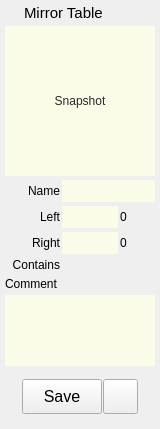
<?xml version="1.0" encoding="UTF-8"?>
<ui version="4.0">
 <class>Form</class>
 <widget class="QWidget" name="Form">
  <property name="geometry">
   <rect>
    <x>0</x>
    <y>0</y>
    <width>160</width>
    <height>429</height>
   </rect>
  </property>
  <property name="sizePolicy">
   <sizepolicy hsizetype="Preferred" vsizetype="Preferred">
    <horstretch>0</horstretch>
    <verstretch>0</verstretch>
   </sizepolicy>
  </property>
  <property name="minimumSize">
   <size>
    <width>160</width>
    <height>0</height>
   </size>
  </property>
  <property name="maximumSize">
   <size>
    <width>300</width>
    <height>16777215</height>
   </size>
  </property>
  <property name="windowTitle">
   <string>Form</string>
  </property>
  <property name="styleSheet">
   <string notr="true"/>
  </property>
  <layout class="QVBoxLayout" name="verticalLayout">
   <property name="spacing">
    <number>4</number>
   </property>
   <property name="leftMargin">
    <number>5</number>
   </property>
   <property name="topMargin">
    <number>2</number>
   </property>
   <property name="rightMargin">
    <number>5</number>
   </property>
   <property name="bottomMargin">
    <number>2</number>
   </property>
   <item>
    <layout class="QHBoxLayout" name="horizontalLayout_18">
     <property name="leftMargin">
      <number>2</number>
     </property>
     <property name="topMargin">
      <number>2</number>
     </property>
     <property name="rightMargin">
      <number>2</number>
     </property>
     <property name="bottomMargin">
      <number>0</number>
     </property>
     <item>
      <widget class="QLabel" name="label_6">
       <property name="maximumSize">
        <size>
         <width>13</width>
         <height>13</height>
        </size>
       </property>
       <property name="text">
        <string/>
       </property>
       <property name="pixmap">
        <pixmap>../icons/mirrortable2.png</pixmap>
       </property>
       <property name="scaledContents">
        <bool>true</bool>
       </property>
      </widget>
     </item>
     <item>
      <widget class="QLabel" name="label_4">
       <property name="font">
        <font>
         <family>Arial</family>
         <pointsize>11</pointsize>
         <weight>50</weight>
         <bold>false</bold>
        </font>
       </property>
       <property name="text">
        <string>Mirror Table</string>
       </property>
      </widget>
     </item>
    </layout>
   </item>
   <item>
    <layout class="QHBoxLayout" name="modelPanelLayout">
     <property name="spacing">
      <number>0</number>
     </property>
     <property name="bottomMargin">
      <number>0</number>
     </property>
     <item>
      <widget class="QLabel" name="label_3">
       <property name="minimumSize">
        <size>
         <width>0</width>
         <height>0</height>
        </size>
       </property>
       <property name="maximumSize">
        <size>
         <width>0</width>
         <height>16777215</height>
        </size>
       </property>
       <property name="text">
        <string/>
       </property>
      </widget>
     </item>
     <item>
      <widget class="QFrame" name="frame_9">
       <property name="sizePolicy">
        <sizepolicy hsizetype="Fixed" vsizetype="Fixed">
         <horstretch>0</horstretch>
         <verstretch>0</verstretch>
        </sizepolicy>
       </property>
       <property name="maximumSize">
        <size>
         <width>16777215</width>
         <height>16777215</height>
        </size>
       </property>
       <property name="frameShape">
        <enum>QFrame::NoFrame</enum>
       </property>
       <property name="frameShadow">
        <enum>QFrame::Raised</enum>
       </property>
       <layout class="QHBoxLayout" name="horizontalLayout_13">
        <property name="spacing">
         <number>0</number>
        </property>
        <property name="margin">
         <number>0</number>
        </property>
       </layout>
      </widget>
     </item>
     <item>
      <widget class="QFrame" name="frame_10">
       <property name="sizePolicy">
        <sizepolicy hsizetype="Expanding" vsizetype="Fixed">
         <horstretch>0</horstretch>
         <verstretch>0</verstretch>
        </sizepolicy>
       </property>
       <property name="maximumSize">
        <size>
         <width>16777215</width>
         <height>16777215</height>
        </size>
       </property>
       <property name="frameShape">
        <enum>QFrame::NoFrame</enum>
       </property>
       <property name="frameShadow">
        <enum>QFrame::Raised</enum>
       </property>
       <layout class="QHBoxLayout" name="horizontalLayout_14">
        <property name="spacing">
         <number>0</number>
        </property>
        <property name="margin">
         <number>0</number>
        </property>
        <item>
         <widget class="QToolButton" name="snapshotButton">
          <property name="minimumSize">
           <size>
            <width>150</width>
            <height>150</height>
           </size>
          </property>
          <property name="maximumSize">
           <size>
            <width>150</width>
            <height>150</height>
           </size>
          </property>
          <property name="toolTip">
           <string>Click to take a snapshot of the selected model view.</string>
          </property>
          <property name="styleSheet">
           <string notr="true">color: rgb(40, 40, 40);
border: 0px solid rgb(0, 0, 0, 150);
background-color: rgb(254, 255, 230, 200);</string>
          </property>
          <property name="text">
           <string>Snapshot</string>
          </property>
          <property name="icon">
           <iconset>
            <normaloff>../icons/thumbnail.png</normaloff>../icons/thumbnail.png</iconset>
          </property>
          <property name="iconSize">
           <size>
            <width>200</width>
            <height>200</height>
           </size>
          </property>
          <property name="popupMode">
           <enum>QToolButton::InstantPopup</enum>
          </property>
          <property name="toolButtonStyle">
           <enum>Qt::ToolButtonIconOnly</enum>
          </property>
          <property name="autoRaise">
           <bool>false</bool>
          </property>
         </widget>
        </item>
       </layout>
      </widget>
     </item>
    </layout>
   </item>
   <item>
    <layout class="QHBoxLayout" name="horizontalLayout">
     <property name="spacing">
      <number>2</number>
     </property>
     <item>
      <widget class="QLabel" name="label">
       <property name="minimumSize">
        <size>
         <width>55</width>
         <height>0</height>
        </size>
       </property>
       <property name="text">
        <string>Name</string>
       </property>
       <property name="alignment">
        <set>Qt::AlignRight|Qt::AlignTrailing|Qt::AlignVCenter</set>
       </property>
      </widget>
     </item>
     <item>
      <widget class="QLineEdit" name="name">
       <property name="sizePolicy">
        <sizepolicy hsizetype="Expanding" vsizetype="Fixed">
         <horstretch>0</horstretch>
         <verstretch>0</verstretch>
        </sizepolicy>
       </property>
       <property name="minimumSize">
        <size>
         <width>80</width>
         <height>22</height>
        </size>
       </property>
       <property name="maximumSize">
        <size>
         <width>16777215</width>
         <height>22</height>
        </size>
       </property>
       <property name="styleSheet">
        <string notr="true">color: rgb(40, 40, 40);
border: 0px solid rgb(0, 0, 0, 150);
background-color: rgb(254, 255, 230, 200);</string>
       </property>
      </widget>
     </item>
    </layout>
   </item>
   <item>
    <layout class="QHBoxLayout" name="horizontalLayout_3">
     <property name="spacing">
      <number>2</number>
     </property>
     <item>
      <widget class="QLabel" name="label_5">
       <property name="minimumSize">
        <size>
         <width>55</width>
         <height>0</height>
        </size>
       </property>
       <property name="text">
        <string>Left</string>
       </property>
       <property name="alignment">
        <set>Qt::AlignRight|Qt::AlignTrailing|Qt::AlignVCenter</set>
       </property>
       <property name="indent">
        <number>-1</number>
       </property>
      </widget>
     </item>
     <item>
      <widget class="QLineEdit" name="left">
       <property name="sizePolicy">
        <sizepolicy hsizetype="Expanding" vsizetype="Fixed">
         <horstretch>0</horstretch>
         <verstretch>0</verstretch>
        </sizepolicy>
       </property>
       <property name="minimumSize">
        <size>
         <width>35</width>
         <height>22</height>
        </size>
       </property>
       <property name="maximumSize">
        <size>
         <width>16777215</width>
         <height>22</height>
        </size>
       </property>
       <property name="styleSheet">
        <string notr="true">color: rgb(40, 40, 40);
border: 0px solid rgb(0, 0, 0, 150);
background-color: rgb(254, 255, 230, 200);</string>
       </property>
      </widget>
     </item>
     <item>
      <widget class="QLabel" name="leftCount">
       <property name="sizePolicy">
        <sizepolicy hsizetype="Expanding" vsizetype="Preferred">
         <horstretch>0</horstretch>
         <verstretch>0</verstretch>
        </sizepolicy>
       </property>
       <property name="minimumSize">
        <size>
         <width>35</width>
         <height>0</height>
        </size>
       </property>
       <property name="maximumSize">
        <size>
         <width>80</width>
         <height>16777215</height>
        </size>
       </property>
       <property name="text">
        <string>0</string>
       </property>
      </widget>
     </item>
    </layout>
   </item>
   <item>
    <layout class="QHBoxLayout" name="horizontalLayout_4">
     <property name="spacing">
      <number>2</number>
     </property>
     <item>
      <widget class="QLabel" name="label_7">
       <property name="minimumSize">
        <size>
         <width>55</width>
         <height>0</height>
        </size>
       </property>
       <property name="text">
        <string>Right</string>
       </property>
       <property name="alignment">
        <set>Qt::AlignRight|Qt::AlignTrailing|Qt::AlignVCenter</set>
       </property>
      </widget>
     </item>
     <item>
      <widget class="QLineEdit" name="right">
       <property name="sizePolicy">
        <sizepolicy hsizetype="Expanding" vsizetype="Fixed">
         <horstretch>0</horstretch>
         <verstretch>0</verstretch>
        </sizepolicy>
       </property>
       <property name="minimumSize">
        <size>
         <width>35</width>
         <height>22</height>
        </size>
       </property>
       <property name="maximumSize">
        <size>
         <width>16777215</width>
         <height>22</height>
        </size>
       </property>
       <property name="styleSheet">
        <string notr="true">color: rgb(40, 40, 40);
border: 0px solid rgb(0, 0, 0, 150);
background-color: rgb(254, 255, 230, 200);</string>
       </property>
      </widget>
     </item>
     <item>
      <widget class="QLabel" name="rightCount">
       <property name="sizePolicy">
        <sizepolicy hsizetype="Expanding" vsizetype="Preferred">
         <horstretch>0</horstretch>
         <verstretch>0</verstretch>
        </sizepolicy>
       </property>
       <property name="minimumSize">
        <size>
         <width>35</width>
         <height>0</height>
        </size>
       </property>
       <property name="maximumSize">
        <size>
         <width>80</width>
         <height>16777215</height>
        </size>
       </property>
       <property name="text">
        <string>0</string>
       </property>
      </widget>
     </item>
    </layout>
   </item>
   <item>
    <layout class="QHBoxLayout" name="horizontalLayout_15">
     <property name="spacing">
      <number>6</number>
     </property>
     <property name="topMargin">
      <number>0</number>
     </property>
     <property name="bottomMargin">
      <number>0</number>
     </property>
     <item>
      <widget class="QLabel" name="label_15">
       <property name="enabled">
        <bool>true</bool>
       </property>
       <property name="sizePolicy">
        <sizepolicy hsizetype="Fixed" vsizetype="Fixed">
         <horstretch>0</horstretch>
         <verstretch>0</verstretch>
        </sizepolicy>
       </property>
       <property name="minimumSize">
        <size>
         <width>55</width>
         <height>0</height>
        </size>
       </property>
       <property name="maximumSize">
        <size>
         <width>55</width>
         <height>500</height>
        </size>
       </property>
       <property name="text">
        <string>Contains</string>
       </property>
       <property name="alignment">
        <set>Qt::AlignRight|Qt::AlignTop|Qt::AlignTrailing</set>
       </property>
      </widget>
     </item>
     <item>
      <widget class="QLabel" name="contains">
       <property name="enabled">
        <bool>false</bool>
       </property>
       <property name="sizePolicy">
        <sizepolicy hsizetype="Preferred" vsizetype="Fixed">
         <horstretch>0</horstretch>
         <verstretch>0</verstretch>
        </sizepolicy>
       </property>
       <property name="minimumSize">
        <size>
         <width>0</width>
         <height>15</height>
        </size>
       </property>
       <property name="maximumSize">
        <size>
         <width>16777215</width>
         <height>15</height>
        </size>
       </property>
       <property name="styleSheet">
        <string notr="true"/>
       </property>
       <property name="text">
        <string/>
       </property>
       <property name="alignment">
        <set>Qt::AlignLeading|Qt::AlignLeft|Qt::AlignTop</set>
       </property>
       <property name="wordWrap">
        <bool>true</bool>
       </property>
      </widget>
     </item>
    </layout>
   </item>
   <item>
    <widget class="QLabel" name="label_2">
     <property name="text">
      <string>Comment</string>
     </property>
    </widget>
   </item>
   <item>
    <widget class="QPlainTextEdit" name="comment">
     <property name="sizePolicy">
      <sizepolicy hsizetype="Expanding" vsizetype="MinimumExpanding">
       <horstretch>0</horstretch>
       <verstretch>0</verstretch>
      </sizepolicy>
     </property>
     <property name="minimumSize">
      <size>
       <width>0</width>
       <height>50</height>
      </size>
     </property>
     <property name="maximumSize">
      <size>
       <width>5000</width>
       <height>100</height>
      </size>
     </property>
     <property name="styleSheet">
      <string notr="true">color: rgb(40, 40, 40);
border: 0px solid rgb(0, 0, 0, 150);
background-color: rgb(254, 255, 230, 200);
</string>
     </property>
     <property name="plainText">
      <string/>
     </property>
    </widget>
   </item>
   <item>
    <widget class="QFrame" name="previewButtons">
     <property name="frameShape">
      <enum>QFrame::NoFrame</enum>
     </property>
     <property name="frameShadow">
      <enum>QFrame::Plain</enum>
     </property>
     <layout class="QHBoxLayout" name="horizontalLayout_6">
      <property name="spacing">
       <number>1</number>
      </property>
      <item>
       <spacer name="horizontalSpacer_3">
        <property name="orientation">
         <enum>Qt::Horizontal</enum>
        </property>
        <property name="sizeHint" stdset="0">
         <size>
          <width>40</width>
          <height>20</height>
         </size>
        </property>
       </spacer>
      </item>
      <item>
       <widget class="QPushButton" name="acceptButton">
        <property name="sizePolicy">
         <sizepolicy hsizetype="Preferred" vsizetype="Fixed">
          <horstretch>0</horstretch>
          <verstretch>0</verstretch>
         </sizepolicy>
        </property>
        <property name="minimumSize">
         <size>
          <width>80</width>
          <height>35</height>
         </size>
        </property>
        <property name="maximumSize">
         <size>
          <width>140</width>
          <height>35</height>
         </size>
        </property>
        <property name="font">
         <font>
          <family>Arial</family>
          <pointsize>12</pointsize>
          <weight>50</weight>
          <bold>false</bold>
         </font>
        </property>
        <property name="toolTip">
         <string/>
        </property>
        <property name="styleSheet">
         <string notr="true"/>
        </property>
        <property name="text">
         <string>Save</string>
        </property>
       </widget>
      </item>
      <item>
       <widget class="QPushButton" name="selectionSetButton">
        <property name="minimumSize">
         <size>
          <width>0</width>
          <height>35</height>
         </size>
        </property>
        <property name="maximumSize">
         <size>
          <width>35</width>
          <height>16777215</height>
         </size>
        </property>
        <property name="text">
         <string/>
        </property>
        <property name="icon">
         <iconset>
          <normaloff>../icons/selectionSet2.png</normaloff>../icons/selectionSet2.png</iconset>
        </property>
        <property name="iconSize">
         <size>
          <width>25</width>
          <height>25</height>
         </size>
        </property>
       </widget>
      </item>
      <item>
       <spacer name="horizontalSpacer_4">
        <property name="orientation">
         <enum>Qt::Horizontal</enum>
        </property>
        <property name="sizeHint" stdset="0">
         <size>
          <width>40</width>
          <height>20</height>
         </size>
        </property>
       </spacer>
      </item>
     </layout>
    </widget>
   </item>
   <item>
    <widget class="QFrame" name="frame">
     <property name="sizePolicy">
      <sizepolicy hsizetype="Preferred" vsizetype="Expanding">
       <horstretch>0</horstretch>
       <verstretch>2</verstretch>
      </sizepolicy>
     </property>
     <property name="frameShape">
      <enum>QFrame::NoFrame</enum>
     </property>
     <property name="frameShadow">
      <enum>QFrame::Plain</enum>
     </property>
    </widget>
   </item>
  </layout>
 </widget>
 <resources/>
 <connections/>
 <slots>
  <slot>snapshot()</slot>
  <slot>save()</slot>
 </slots>
</ui>
